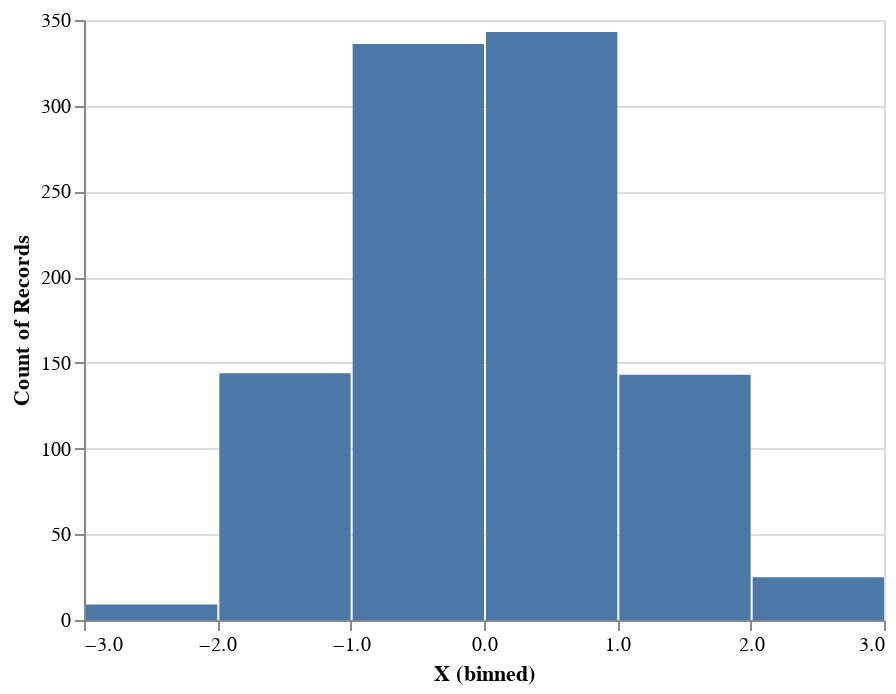

Notebook code for this chart:
### Code cell
alt.Chart(pd.DataFrame({"X":np.random.normal(scale=1, size=1000)})).mark_bar().encode(
    x=alt.X("X:Q", bin=True),
    y="count()")

### Figure 1 — Vega-Lite specification as saved in the notebook (floating-point values rounded to 4 significant figures; data arrays with more than 128 entries replaced by an {"elided": "..."} marker saying what was removed)
{"config": {"view": {"continuousWidth": 400, "continuousHeight": 300}}, "data": {"name": "data-c49e90b2f1bd04d2b38b0ee07189e2b1"}, "mark": "bar", "encoding": {"x": {"bin": true, "field": "X", "type": "quantitative"}, "y": {"aggregate": "count", "type": "quantitative"}}, "$schema": "https://vega.github.io/schema/vega-lite/v4.17.0.json", "datasets": {"data-c49e90b2f1bd04d2b38b0ee07189e2b1": {"elided": "1000 records"}}}
